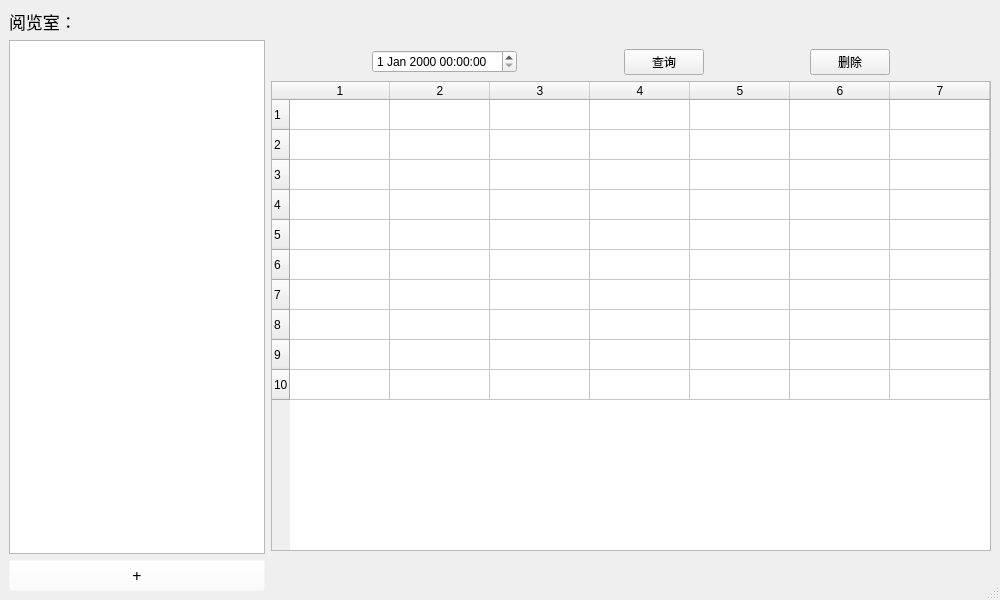
<?xml version="1.0" encoding="UTF-8"?>
<ui version="4.0">
 <class>Library</class>
 <widget class="QMainWindow" name="Library">
  <property name="geometry">
   <rect>
    <x>0</x>
    <y>0</y>
    <width>1000</width>
    <height>600</height>
   </rect>
  </property>
  <property name="minimumSize">
   <size>
    <width>1000</width>
    <height>600</height>
   </size>
  </property>
  <property name="baseSize">
   <size>
    <width>800</width>
    <height>600</height>
   </size>
  </property>
  <property name="mouseTracking">
   <bool>false</bool>
  </property>
  <property name="windowTitle">
   <string>Library</string>
  </property>
  <widget class="QWidget" name="centralwidget">
   <property name="minimumSize">
    <size>
     <width>800</width>
     <height>600</height>
    </size>
   </property>
   <layout class="QHBoxLayout" name="horizontalLayout">
    <item>
     <layout class="QVBoxLayout" name="verticalLayout_2">
      <item>
       <widget class="QLabel" name="label">
        <property name="font">
         <font>
          <pointsize>13</pointsize>
         </font>
        </property>
        <property name="text">
         <string>阅览室：</string>
        </property>
       </widget>
      </item>
      <item>
       <widget class="QListWidget" name="listWidget">
        <property name="sizePolicy">
         <sizepolicy hsizetype="Minimum" vsizetype="Expanding">
          <horstretch>0</horstretch>
          <verstretch>0</verstretch>
         </sizepolicy>
        </property>
       </widget>
      </item>
      <item>
       <widget class="QPushButton" name="pushButton_2">
        <property name="font">
         <font>
          <family>Agency FB</family>
          <pointsize>12</pointsize>
         </font>
        </property>
        <property name="mouseTracking">
         <bool>false</bool>
        </property>
        <property name="autoFillBackground">
         <bool>false</bool>
        </property>
        <property name="styleSheet">
         <string notr="true">background-color: rgba(255, 255, 255, 0);</string>
        </property>
        <property name="text">
         <string>+</string>
        </property>
       </widget>
      </item>
     </layout>
    </item>
    <item>
     <layout class="QVBoxLayout" name="verticalLayout">
      <item>
       <spacer name="verticalSpacer_2">
        <property name="orientation">
         <enum>Qt::Vertical</enum>
        </property>
        <property name="sizeType">
         <enum>QSizePolicy::Fixed</enum>
        </property>
        <property name="sizeHint" stdset="0">
         <size>
          <width>20</width>
          <height>40</height>
         </size>
        </property>
       </spacer>
      </item>
      <item>
       <layout class="QHBoxLayout" name="horizontalLayout_3">
        <item>
         <spacer name="horizontalSpacer_3">
          <property name="orientation">
           <enum>Qt::Horizontal</enum>
          </property>
          <property name="sizeHint" stdset="0">
           <size>
            <width>40</width>
            <height>20</height>
           </size>
          </property>
         </spacer>
        </item>
        <item>
         <widget class="QDateTimeEdit" name="dateTimeEdit"/>
        </item>
        <item>
         <spacer name="horizontalSpacer">
          <property name="orientation">
           <enum>Qt::Horizontal</enum>
          </property>
          <property name="sizeHint" stdset="0">
           <size>
            <width>40</width>
            <height>20</height>
           </size>
          </property>
         </spacer>
        </item>
        <item>
         <widget class="QPushButton" name="pushButton">
          <property name="text">
           <string>查询</string>
          </property>
         </widget>
        </item>
        <item>
         <spacer name="horizontalSpacer_4">
          <property name="orientation">
           <enum>Qt::Horizontal</enum>
          </property>
          <property name="sizeHint" stdset="0">
           <size>
            <width>40</width>
            <height>20</height>
           </size>
          </property>
         </spacer>
        </item>
        <item>
         <widget class="QPushButton" name="pushButton_3">
          <property name="text">
           <string>删除</string>
          </property>
         </widget>
        </item>
        <item>
         <spacer name="horizontalSpacer_2">
          <property name="orientation">
           <enum>Qt::Horizontal</enum>
          </property>
          <property name="sizeHint" stdset="0">
           <size>
            <width>40</width>
            <height>20</height>
           </size>
          </property>
         </spacer>
        </item>
       </layout>
      </item>
      <item>
       <widget class="QTableWidget" name="tableWidget">
        <property name="verticalScrollBarPolicy">
         <enum>Qt::ScrollBarAlwaysOff</enum>
        </property>
        <property name="horizontalScrollBarPolicy">
         <enum>Qt::ScrollBarAlwaysOff</enum>
        </property>
        <property name="rowCount">
         <number>10</number>
        </property>
        <property name="columnCount">
         <number>10</number>
        </property>
        <row/>
        <row/>
        <row/>
        <row/>
        <row/>
        <row/>
        <row/>
        <row/>
        <row/>
        <row/>
        <column/>
        <column/>
        <column/>
        <column/>
        <column/>
        <column/>
        <column/>
        <column/>
        <column/>
        <column/>
       </widget>
      </item>
      <item>
       <spacer name="verticalSpacer">
        <property name="orientation">
         <enum>Qt::Vertical</enum>
        </property>
        <property name="sizeType">
         <enum>QSizePolicy::Fixed</enum>
        </property>
        <property name="sizeHint" stdset="0">
         <size>
          <width>20</width>
          <height>40</height>
         </size>
        </property>
       </spacer>
      </item>
     </layout>
    </item>
   </layout>
  </widget>
  <widget class="QStatusBar" name="statusbar"/>
 </widget>
 <resources/>
 <connections/>
</ui>
